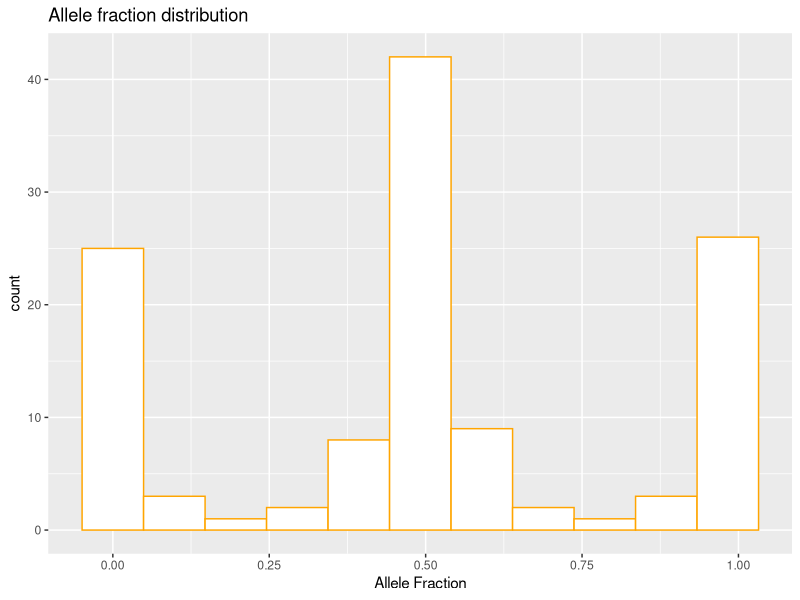
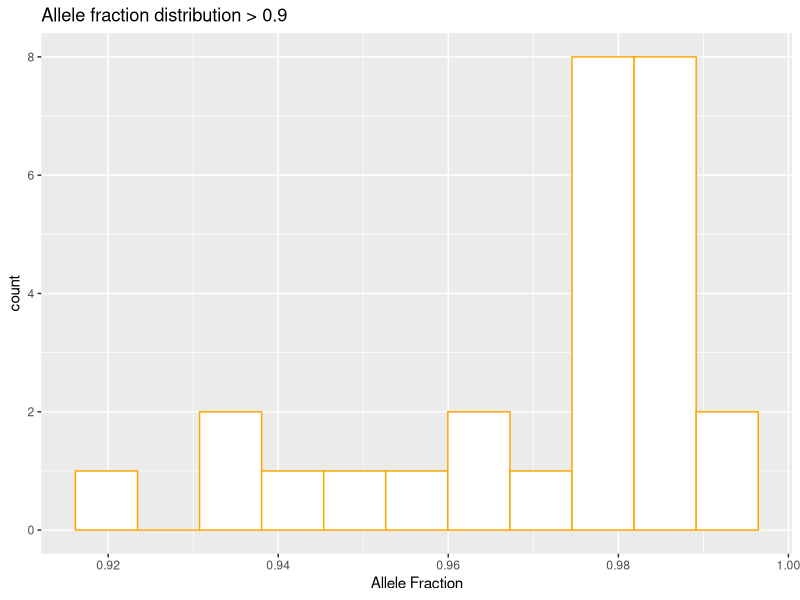
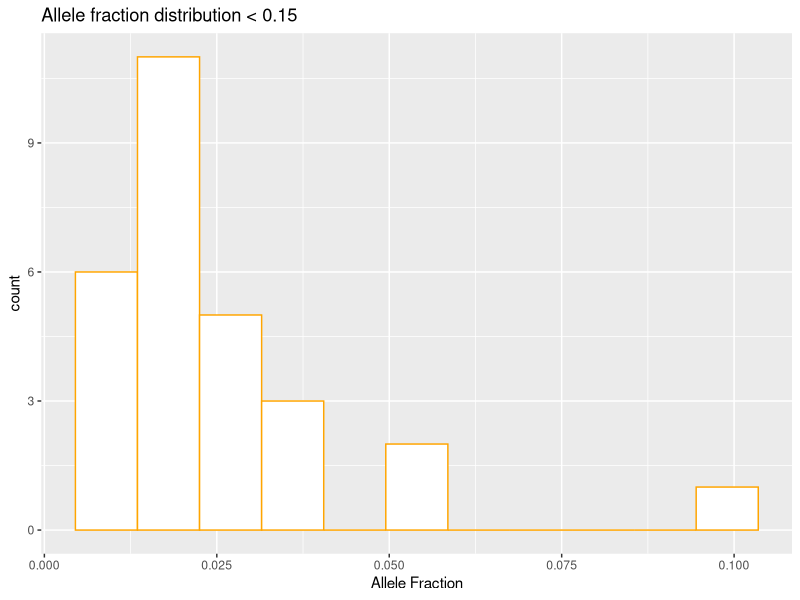
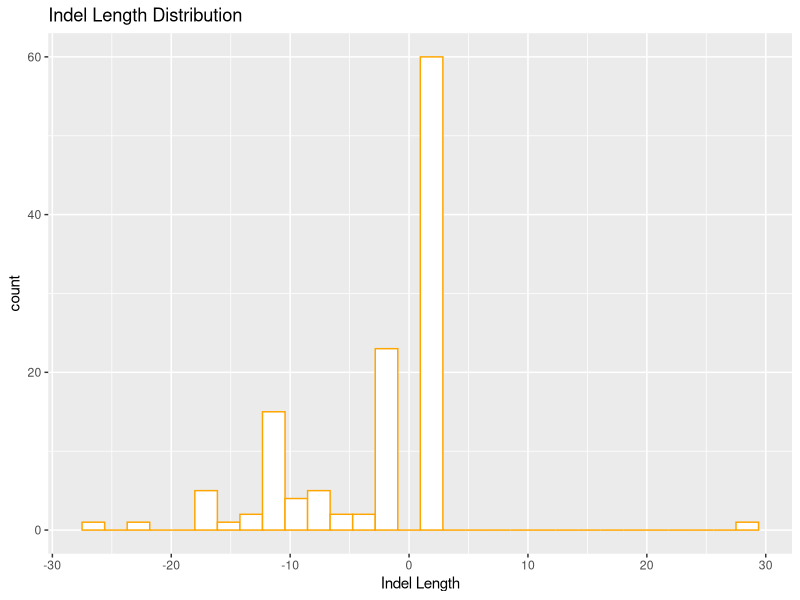
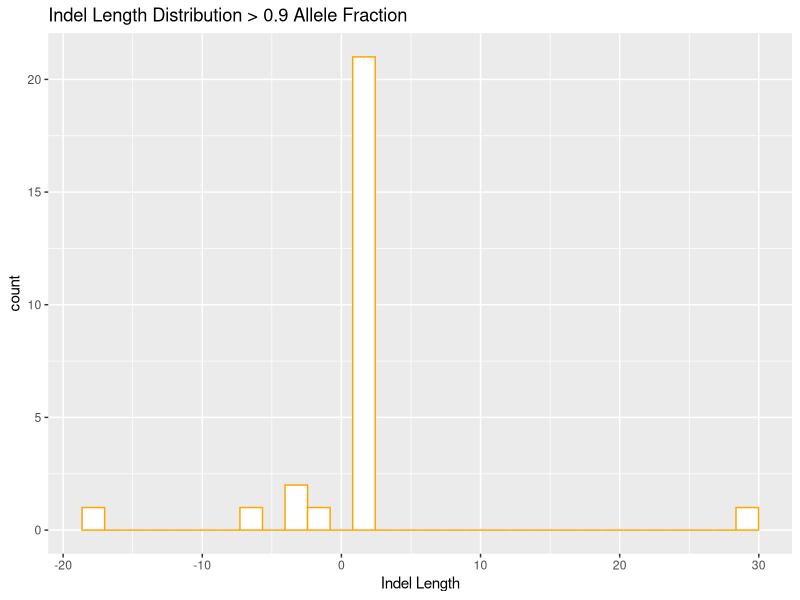

These charts were generated, in order, by the following R code:
# Script for filtering indels based on various factors
# Author - Chandu
# date : 04-05-17

library( dplyr)
library( ggplot2)

# Need to add additional column indicating on or off targets
# filter based on alle frequency
# Filter all the sites <0.15 ( equvivalent of 6 alleles 100/6 ~ .15%)
# Filter all the alleles show high frequency ( > 90),
# which indicates there are two alleles 
# 0.4 -0.6 allele frequency indicates heterozygous

# It may depend on the length of the indel, longer the indel, rarer the homozygous probability
# need to filter based on the length, but what is the cut off?

# Filter based on the effect

# Filter based the relative location of the mutation from ther target site

# Where to get the exact target position?

# Do we consider depth filter? #Ruben As long as the variant caller gives 'pass', I think we are OK.

# cut sites
# Need to modify script to get the cut sited from database
# currently hard coded in the script
# STAT3.2.in__STAT3.3.in__STAT3.4.in = 40497640
# STAT3.1.in = 40498700
# STAT3.3.off1= 125765667
tab <- read.delim( file='SLX-13775_variantsINDELS.csv', stringsAsFactors = F)  #Ruben. Add variantsSNV's

# clean col names
names(tab) <- gsub('\\.','_',names(tab) )
names(tab) <- gsub('__','_',names(tab) )
names(tab) <- sub('_$','', names(tab))

names(tab)[match( 'X5_context', names(tab) ) ] <- 'fivePrimeContext'
names(tab)[match( 'X3_context', names(tab) ) ] <- 'threePrimeContext'

# remove empty columns
tab <- select(tab, -Existing_variation : -GMAF, -PubMed) 

tab <- mutate(tab, OnTarget=rep('-', nrow(tab)))
tab$OnTarget[ grep( 'off', tab$Amplicon)] <- 'FALSE'
tab <- mutate( tab,OnTarget=ifelse(OnTarget == 'FALSE', FALSE, TRUE) )

tab <- mutate(tab, cutSite=ifelse(Amplicon =='STAT3.2.in__STAT3.3.in__STAT3.4.in', 40497640,  
                                  ifelse( Amplicon == 'STAT3.1.in', 40498700, 125765667)))
tab <- mutate(tab, distance=abs(Position - cutSite))


# Distance   Score
# 0          4  # on target
# 1-5        3
# 6-10       2
# > 10       1

# disScore = distance based score

tab <- mutate( tab, disScore=rep( 0, nrow(tab))) 
tab[ tab$distance ==0, 'disScore'] <- 4
tab[ (tab$distance >=1 & tab$distance < 6), 'disScore']  <- 3
tab[ (tab$distance >=6 & tab$distance < 11), 'disScore']  <- 2
tab[ tab$distance > 10, 'disScore']  <- 1

# Wt /Het/ Home
# Classification based on allele frequency
# Het = 40-60%

# Filter out AF < 0.15 ( probably wt or false positives)
# Filter out AF > 90 and indel length > 3 #Ruben. Instead of filter out, weigh down. 
                                          # These could still be valid clones, although we don't have confidence to call them.

# Allele frequency distribution plot
p <- ggplot( data=tab, aes( x=Allele_fraction)) + 
       geom_histogram( bins = 11, colour='orange', fill='white') + 
       ggtitle( 'Allele fraction distribution') +
       xlab( 'Allele Fraction')
ggsave('totalAlleleFractionDistribution.pdf', p)


# Allele fraction distribution > 0.9
p <- ggplot( data=filter(tab, Allele_fraction > 0.9), aes( x=Allele_fraction)) +
  geom_histogram( bins = 11, colour='orange', fill='white') +
  ggtitle( 'Allele fraction distribution > 0.9') +
  xlab( 'Allele Fraction')
ggsave( 'higherEndAlleleFractionDistribution.pdf', p)

# Allele fraction distribution < 0.15

p <- ggplot( data=filter(tab, Allele_fraction < 0.15), aes( x=Allele_fraction)) +
  geom_histogram( bins = 11, colour='orange', fill='white') +
  ggtitle( 'Allele fraction distribution < 0.15') +
  xlab( 'Allele Fraction')
ggsave( 'lowerEndAlleleFractionDistribution.pdf', p)


# Total indel length distribution 
p <- ggplot( data=tab, aes( x=Indel_length)) +
  geom_histogram( colour='orange', fill='white') +
  ggtitle( 'Indel Length Distribution') +
  xlab( 'Indel Length')
ggsave( 'totalIndelLengthDistribution.pdf', p)

#  indel length distribution > 0.9 allele fraction
p <- ggplot( data=filter(tab, Allele_fraction > 0.90 ), aes( x=Indel_length)) +
  geom_histogram( colour='orange', fill='white') +
  ggtitle( 'Indel Length Distribution > 0.9 Allele Fraction') +
  xlab( 'Indel Length')
ggsave( 'indelLengthDistributionAtHigherAlleFraction.pdf', p)



  
  
tab <- filter(tab, Allele_fraction > 0.15)

tab <- filter(tab, !(Allele_fraction > 0.9 & abs(Indel_length) > 3  ))

# filter based on consequence #Ruben. Weigh down instead. Inframe_deletion could generate a phenotype if it is on a key position 
                              #in the protein.
                              #Very careful with filtering, because values in 'sample' are not unique. If you filter out 'intron,non_coding_transcript'
                              #you will think that GE-P1B4-C is a good HET line because of alleleFrequency and OnTarget == TRUE. However it should be heavily weighed down because
                              #it's showing an off-target. When filtering, do it with effect on 'sample' groups, not on rows.

tab <- filter(tab, Variant_type_consequence == 'frameshift' | 
                Variant_type_consequence == 'stop_gained,frameshift')

# Filter based on on/off-target
tab <- filter(tab, OnTarget == TRUE)

write.csv( x=tab, file='SLX-13775_variantsINDELS_filtered.csv', row.names=F)


#Ruben. Suggested scoring system (the higher the better): what do you think, does it look OK from your experience? If not, feel free to modify
  #so we can test it later
 
  #Variant.type.consequence:
   # "frameshift": 5
   # "inframe_deletion": 1
   # "intron,non_coding_transcript": 0 #note that this will super-rarely happen for targets, because we would not normally target an intron.
                                       #so this almost always going to be the case of an off-target.
   # "stop_gained,frameshift": 6
 
 #Allele.fraction
   # Filter out A.f < 0.15
   # A.f > 0.4 & A.f < 0.6: score 5 (however we are assuming that we have 2 alleles here, and in project 2 we have three alleles.
                                    #either we are more lax, like >0.3 & <0.7, or we input the number of alleles from somewhere else)
   # A.f <=0.4 & A.f >=0.6 & A.f. <=0.9: score 1 (it could be real, but allele proportions are odd. Cross-contamination?)
   # A.f >0.9 & distance <4: score 4 (it could be real)
   # A.f >0.9 & distance >=4: score 2 (it could be real, but not enough data to know)

  #OnTarget (per sample group)
   # absence/presence of off-target in sample group: score 10/0


  #distance
   # d < 4: score 5
   # d >= 4: score 2

  #from protein dataset: use these scores only for KO projects (for knock-ins it would not make sense)
   # ratio protein clone/KO < 0.2: score 5 (probably KO)
   # ratio >=0.2 & <= 0.7: score 3 (probably HET wt/mutant)
   # ratio >0.7: score 0 (protein too high, even in the case of three alleles with one OK and the others WT)

  #from growth slope dataset:
   # Not needed, we can just sort the results table based on growth rate.
